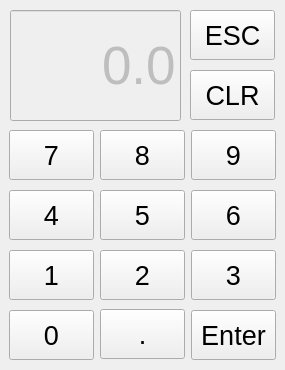
<?xml version="1.0" encoding="UTF-8"?>
<ui version="4.0">
 <class>KeyBoard</class>
 <widget class="QDialog" name="KeyBoard">
  <property name="windowModality">
   <enum>Qt::NonModal</enum>
  </property>
  <property name="geometry">
   <rect>
    <x>0</x>
    <y>0</y>
    <width>285</width>
    <height>370</height>
   </rect>
  </property>
  <property name="sizePolicy">
   <sizepolicy hsizetype="Fixed" vsizetype="Fixed">
    <horstretch>0</horstretch>
    <verstretch>0</verstretch>
   </sizepolicy>
  </property>
  <property name="minimumSize">
   <size>
    <width>285</width>
    <height>370</height>
   </size>
  </property>
  <property name="maximumSize">
   <size>
    <width>285</width>
    <height>370</height>
   </size>
  </property>
  <property name="font">
   <font>
    <pointsize>12</pointsize>
   </font>
  </property>
  <property name="focusPolicy">
   <enum>Qt::NoFocus</enum>
  </property>
  <property name="windowTitle">
   <string>Keypad</string>
  </property>
  <property name="modal">
   <bool>false</bool>
  </property>
  <widget class="QPushButton" name="number1Button">
   <property name="geometry">
    <rect>
     <x>9</x>
     <y>250</y>
     <width>85</width>
     <height>50</height>
    </rect>
   </property>
   <property name="sizePolicy">
    <sizepolicy hsizetype="Minimum" vsizetype="Minimum">
     <horstretch>0</horstretch>
     <verstretch>0</verstretch>
    </sizepolicy>
   </property>
   <property name="font">
    <font>
     <pointsize>20</pointsize>
    </font>
   </property>
   <property name="focusPolicy">
    <enum>Qt::NoFocus</enum>
   </property>
   <property name="text">
    <string>1</string>
   </property>
   <property name="autoDefault">
    <bool>false</bool>
   </property>
  </widget>
  <widget class="QPushButton" name="number2Button">
   <property name="geometry">
    <rect>
     <x>100</x>
     <y>250</y>
     <width>85</width>
     <height>50</height>
    </rect>
   </property>
   <property name="sizePolicy">
    <sizepolicy hsizetype="Minimum" vsizetype="Minimum">
     <horstretch>0</horstretch>
     <verstretch>0</verstretch>
    </sizepolicy>
   </property>
   <property name="font">
    <font>
     <pointsize>20</pointsize>
    </font>
   </property>
   <property name="focusPolicy">
    <enum>Qt::NoFocus</enum>
   </property>
   <property name="text">
    <string>2</string>
   </property>
   <property name="autoDefault">
    <bool>false</bool>
   </property>
  </widget>
  <widget class="QPushButton" name="number3Button">
   <property name="geometry">
    <rect>
     <x>191</x>
     <y>250</y>
     <width>85</width>
     <height>50</height>
    </rect>
   </property>
   <property name="sizePolicy">
    <sizepolicy hsizetype="Minimum" vsizetype="Minimum">
     <horstretch>0</horstretch>
     <verstretch>0</verstretch>
    </sizepolicy>
   </property>
   <property name="font">
    <font>
     <pointsize>20</pointsize>
    </font>
   </property>
   <property name="focusPolicy">
    <enum>Qt::NoFocus</enum>
   </property>
   <property name="text">
    <string>3</string>
   </property>
   <property name="autoDefault">
    <bool>false</bool>
   </property>
  </widget>
  <widget class="QPushButton" name="number6Button">
   <property name="geometry">
    <rect>
     <x>191</x>
     <y>190</y>
     <width>85</width>
     <height>50</height>
    </rect>
   </property>
   <property name="sizePolicy">
    <sizepolicy hsizetype="Minimum" vsizetype="Minimum">
     <horstretch>0</horstretch>
     <verstretch>0</verstretch>
    </sizepolicy>
   </property>
   <property name="font">
    <font>
     <pointsize>20</pointsize>
    </font>
   </property>
   <property name="focusPolicy">
    <enum>Qt::NoFocus</enum>
   </property>
   <property name="text">
    <string>6</string>
   </property>
   <property name="autoDefault">
    <bool>false</bool>
   </property>
  </widget>
  <widget class="QPushButton" name="number5Button">
   <property name="geometry">
    <rect>
     <x>100</x>
     <y>190</y>
     <width>85</width>
     <height>50</height>
    </rect>
   </property>
   <property name="sizePolicy">
    <sizepolicy hsizetype="Minimum" vsizetype="Minimum">
     <horstretch>0</horstretch>
     <verstretch>0</verstretch>
    </sizepolicy>
   </property>
   <property name="font">
    <font>
     <pointsize>20</pointsize>
    </font>
   </property>
   <property name="focusPolicy">
    <enum>Qt::NoFocus</enum>
   </property>
   <property name="text">
    <string>5</string>
   </property>
   <property name="autoDefault">
    <bool>false</bool>
   </property>
  </widget>
  <widget class="QPushButton" name="number4Button">
   <property name="geometry">
    <rect>
     <x>9</x>
     <y>190</y>
     <width>85</width>
     <height>50</height>
    </rect>
   </property>
   <property name="sizePolicy">
    <sizepolicy hsizetype="Minimum" vsizetype="Minimum">
     <horstretch>0</horstretch>
     <verstretch>0</verstretch>
    </sizepolicy>
   </property>
   <property name="font">
    <font>
     <pointsize>20</pointsize>
    </font>
   </property>
   <property name="focusPolicy">
    <enum>Qt::NoFocus</enum>
   </property>
   <property name="text">
    <string>4</string>
   </property>
   <property name="autoDefault">
    <bool>false</bool>
   </property>
  </widget>
  <widget class="QPushButton" name="number9Button">
   <property name="geometry">
    <rect>
     <x>191</x>
     <y>130</y>
     <width>85</width>
     <height>50</height>
    </rect>
   </property>
   <property name="sizePolicy">
    <sizepolicy hsizetype="Minimum" vsizetype="Minimum">
     <horstretch>0</horstretch>
     <verstretch>0</verstretch>
    </sizepolicy>
   </property>
   <property name="font">
    <font>
     <pointsize>20</pointsize>
    </font>
   </property>
   <property name="focusPolicy">
    <enum>Qt::NoFocus</enum>
   </property>
   <property name="text">
    <string>9</string>
   </property>
   <property name="autoDefault">
    <bool>false</bool>
   </property>
  </widget>
  <widget class="QPushButton" name="number8Button">
   <property name="geometry">
    <rect>
     <x>100</x>
     <y>130</y>
     <width>85</width>
     <height>50</height>
    </rect>
   </property>
   <property name="sizePolicy">
    <sizepolicy hsizetype="Minimum" vsizetype="Minimum">
     <horstretch>0</horstretch>
     <verstretch>0</verstretch>
    </sizepolicy>
   </property>
   <property name="font">
    <font>
     <pointsize>20</pointsize>
    </font>
   </property>
   <property name="focusPolicy">
    <enum>Qt::NoFocus</enum>
   </property>
   <property name="text">
    <string>8</string>
   </property>
   <property name="autoDefault">
    <bool>false</bool>
   </property>
  </widget>
  <widget class="QPushButton" name="number7Button">
   <property name="geometry">
    <rect>
     <x>9</x>
     <y>130</y>
     <width>85</width>
     <height>50</height>
    </rect>
   </property>
   <property name="sizePolicy">
    <sizepolicy hsizetype="Minimum" vsizetype="Minimum">
     <horstretch>0</horstretch>
     <verstretch>0</verstretch>
    </sizepolicy>
   </property>
   <property name="font">
    <font>
     <pointsize>20</pointsize>
    </font>
   </property>
   <property name="focusPolicy">
    <enum>Qt::NoFocus</enum>
   </property>
   <property name="text">
    <string>7</string>
   </property>
   <property name="autoDefault">
    <bool>false</bool>
   </property>
  </widget>
  <widget class="QPushButton" name="numberEnterButton">
   <property name="geometry">
    <rect>
     <x>191</x>
     <y>310</y>
     <width>85</width>
     <height>50</height>
    </rect>
   </property>
   <property name="sizePolicy">
    <sizepolicy hsizetype="Minimum" vsizetype="Minimum">
     <horstretch>0</horstretch>
     <verstretch>0</verstretch>
    </sizepolicy>
   </property>
   <property name="font">
    <font>
     <pointsize>20</pointsize>
    </font>
   </property>
   <property name="focusPolicy">
    <enum>Qt::NoFocus</enum>
   </property>
   <property name="text">
    <string>Enter</string>
   </property>
   <property name="autoDefault">
    <bool>false</bool>
   </property>
  </widget>
  <widget class="QPushButton" name="numberClearButton">
   <property name="geometry">
    <rect>
     <x>190</x>
     <y>70</y>
     <width>85</width>
     <height>50</height>
    </rect>
   </property>
   <property name="sizePolicy">
    <sizepolicy hsizetype="Minimum" vsizetype="Minimum">
     <horstretch>0</horstretch>
     <verstretch>0</verstretch>
    </sizepolicy>
   </property>
   <property name="font">
    <font>
     <pointsize>20</pointsize>
    </font>
   </property>
   <property name="focusPolicy">
    <enum>Qt::NoFocus</enum>
   </property>
   <property name="text">
    <string>CLR</string>
   </property>
   <property name="autoDefault">
    <bool>false</bool>
   </property>
  </widget>
  <widget class="QPushButton" name="number0Button">
   <property name="geometry">
    <rect>
     <x>9</x>
     <y>310</y>
     <width>85</width>
     <height>50</height>
    </rect>
   </property>
   <property name="sizePolicy">
    <sizepolicy hsizetype="Minimum" vsizetype="Minimum">
     <horstretch>0</horstretch>
     <verstretch>0</verstretch>
    </sizepolicy>
   </property>
   <property name="font">
    <font>
     <pointsize>20</pointsize>
    </font>
   </property>
   <property name="focusPolicy">
    <enum>Qt::NoFocus</enum>
   </property>
   <property name="text">
    <string>0</string>
   </property>
   <property name="autoDefault">
    <bool>false</bool>
   </property>
  </widget>
  <widget class="QLineEdit" name="inputLineEdit">
   <property name="enabled">
    <bool>false</bool>
   </property>
   <property name="geometry">
    <rect>
     <x>10</x>
     <y>10</y>
     <width>171</width>
     <height>111</height>
    </rect>
   </property>
   <property name="sizePolicy">
    <sizepolicy hsizetype="Expanding" vsizetype="Minimum">
     <horstretch>0</horstretch>
     <verstretch>0</verstretch>
    </sizepolicy>
   </property>
   <property name="font">
    <font>
     <pointsize>40</pointsize>
    </font>
   </property>
   <property name="focusPolicy">
    <enum>Qt::NoFocus</enum>
   </property>
   <property name="text">
    <string>0.0</string>
   </property>
   <property name="maxLength">
    <number>4</number>
   </property>
   <property name="alignment">
    <set>Qt::AlignRight|Qt::AlignTrailing|Qt::AlignVCenter</set>
   </property>
  </widget>
  <widget class="QPushButton" name="numberDotButton">
   <property name="geometry">
    <rect>
     <x>100</x>
     <y>309</y>
     <width>85</width>
     <height>50</height>
    </rect>
   </property>
   <property name="sizePolicy">
    <sizepolicy hsizetype="Minimum" vsizetype="Minimum">
     <horstretch>0</horstretch>
     <verstretch>0</verstretch>
    </sizepolicy>
   </property>
   <property name="font">
    <font>
     <pointsize>20</pointsize>
    </font>
   </property>
   <property name="focusPolicy">
    <enum>Qt::NoFocus</enum>
   </property>
   <property name="text">
    <string>.</string>
   </property>
   <property name="autoDefault">
    <bool>false</bool>
   </property>
  </widget>
  <widget class="QPushButton" name="numberEscButton">
   <property name="geometry">
    <rect>
     <x>190</x>
     <y>10</y>
     <width>85</width>
     <height>50</height>
    </rect>
   </property>
   <property name="sizePolicy">
    <sizepolicy hsizetype="Minimum" vsizetype="Minimum">
     <horstretch>0</horstretch>
     <verstretch>0</verstretch>
    </sizepolicy>
   </property>
   <property name="font">
    <font>
     <pointsize>20</pointsize>
    </font>
   </property>
   <property name="focusPolicy">
    <enum>Qt::NoFocus</enum>
   </property>
   <property name="text">
    <string>ESC</string>
   </property>
   <property name="autoDefault">
    <bool>false</bool>
   </property>
  </widget>
 </widget>
 <resources/>
 <connections/>
</ui>
